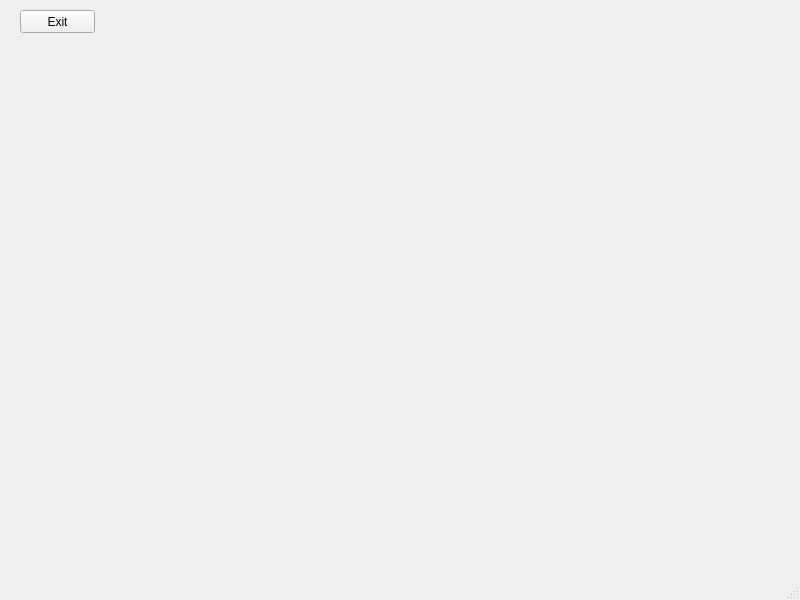
<?xml version="1.0" encoding="UTF-8"?>
<ui version="4.0">
 <class>MainWindow</class>
 <widget class="QMainWindow" name="MainWindow">
  <property name="geometry">
   <rect>
    <x>0</x>
    <y>0</y>
    <width>800</width>
    <height>600</height>
   </rect>
  </property>
  <property name="windowTitle">
   <string>02-设计器、信号与槽</string>
  </property>
  <widget class="QWidget" name="centralwidget">
   <widget class="QPushButton" name="btnExit">
    <property name="geometry">
     <rect>
      <x>20</x>
      <y>10</y>
      <width>75</width>
      <height>23</height>
     </rect>
    </property>
    <property name="text">
     <string>Exit</string>
    </property>
   </widget>
  </widget>
  <widget class="QMenuBar" name="menubar">
   <property name="geometry">
    <rect>
     <x>0</x>
     <y>0</y>
     <width>800</width>
     <height>21</height>
    </rect>
   </property>
  </widget>
  <widget class="QStatusBar" name="statusbar"/>
 </widget>
 <resources/>
 <connections/>
</ui>
